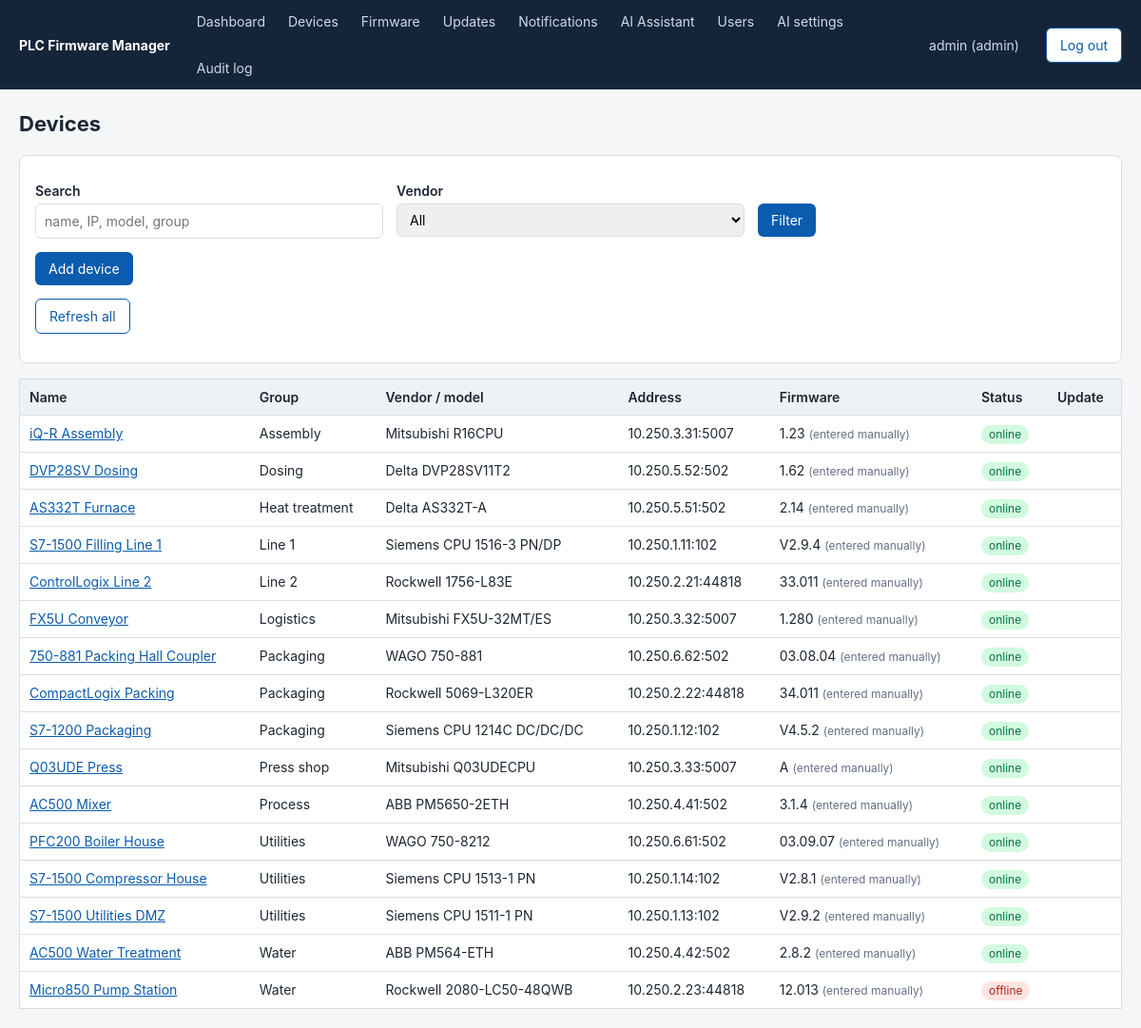
The app's page /devices (signed in) with its own data.
### app/models.py (models this page shows, shortened)
class User(Base):
    __tablename__ = "users"
    id: Mapped[int] = mapped_column(primary_key=True)
    username: Mapped[str] = mapped_column(String(64), unique=True)
    password_hash: Mapped[str] = mapped_column(String(128))
    role: Mapped[str] = mapped_column(String(16), default="viewer")
    active: Mapped[bool] = mapped_column(Boolean, default=True)
    created_at: Mapped[datetime] = mapped_column(DateTime, default=utcnow)

class Device(Base):
    __tablename__ = "devices"
    __table_args__ = (UniqueConstraint("ip_address", "port", name="uq_device_endpoint"),)
    id: Mapped[int] = mapped_column(primary_key=True)
    name: Mapped[str] = mapped_column(String(100))
    vendor: Mapped[str] = mapped_column(String(32))
    model: Mapped[str] = mapped_column(String(100), default="")
    driver: Mapped[str] = mapped_column(String(32))
    ip_address: Mapped[str] = mapped_column(String(45))
    port: Mapped[int] = mapped_column(Integer)
    group_name: Mapped[str] = mapped_column(String(100), default="")
    location: Mapped[str] = mapped_column(String(200), default="")
    notes: Mapped[str] = mapped_column(Text, default="")
    firmware_version: Mapped[str] = mapped_column(String(64), default="")
    hardware_revision: Mapped[str] = mapped_column(String(64), default="")
    serial_number: Mapped[str] = mapped_column(String(64), default="")
    status: Mapped[str] = mapped_column(String(16), default="unknown")  # online/offline/unknown
    version_source: Mapped[str] = mapped_column(String(16), default="manual")  # manual/device
    last_seen: Mapped[datetime | None] = mapped_column(DateTime, nullable=True)
    credentials_enc: Mapped[str | None] = mapped_column(Text, nullable=True)
    created_at: Mapped[datetime] = mapped_column(DateTime, default=utcnow)
    jobs: Mapped[list["UpdateJob"]] = relationship(back_populates="device", cascade="all, delete-orphan")
    notifications: Mapped[list["Notification"]] = relationship(
        back_populates="device", cascade="all, delete-orphan")
    diagnostics: Mapped[list["DiagSnapshot"]] = relationship(
        back_populates="device", cascade="all, delete-orphan")

### app/routers/devices.py (the view)
@router.get("")
def list_devices(request: Request, q: str = "", vendor: str = "", user: User = Depends(current_user),
                 db: Session = Depends(get_db)):
    devices = db.scalars(select(Device).order_by(Device.group_name, Device.name)).all()
    if vendor:
        devices = [d for d in devices if d.vendor == vendor]
    if q:
        ql = q.lower()
        devices = [d for d in devices if ql in f"{d.name} {d.ip_address} {d.model} {d.group_name}".lower()]
    updates = {d.id: catalog.available_updates(db, d) for d in devices}
    return render(request, "devices.html", user, db, devices=devices, updates=updates, q=q,
                  vendor=vendor, vendors=VENDORS)

### app/templates/devices.html (shortened to what this page needs)
{% extends "base.html" %}
{% block content %}
<h1>Devices</h1>
<div class="card">
  <form method="get" action="/devices" class="row">
    <div><label for="q">Search</label><input type="text" id="q" name="q" value="{{ q }}" placeholder="name, IP, model, group"></div>
    <div><label for="vendor">Vendor</label>
      <select id="vendor" name="vendor"><option value="">All</option>
      </select></div>
    <div><label>&nbsp;</label><button type="submit">Filter</button></div>
  </form>
  <p>
    {% if user.has_role('engineer') %}
    <a class="btn" href="/devices/new">Add device</a>
    <form class="inline" method="post" action="/devices/refresh-all">
      <button class="secondary" type="submit">Refresh all</button>
    </form>
    {% endif %}
  </p>
</div>
<table>
  <tr><th>Name</th><th>Group</th><th>Vendor / model</th><th>Address</th><th>Firmware</th><th>Status</th><th>Update</th></tr>
  {% for d in devices %}
  <tr>
    <td><a href="/devices/{{ d.id }}">{{ d.name }}</a></td>
    <td>{{ d.group_name }}</td>
    <td>{{ d.vendor }} {{ d.model }}</td>
    <td>{{ d.ip_address }}:{{ d.port }}</td>
    <td>{{ d.firmware_version or '?' }}
      <span class="muted small">({{ 'read from device' if d.version_source == 'device' else 'entered manually' }})</span></td>
    <td><span class="badge {{ d.status }}">{{ d.status }}</span></td>
    <td>{% if updates[d.id] %}<span class="badge medium">{{ updates[d.id][0].version }} available</span>{% endif %}</td>
  </tr>
  {% else %}
  <tr><td colspan="7" class="muted">No devices yet.</td></tr>
  {% endfor %}
</table>
{% endblock %}

### app/templates/base.html (shortened to what this page needs)
<!doctype html>
<html lang="en">
<head>
  <link rel="stylesheet" href="/static/style.css">
</head>
<body>
{% if user %}
<header>
  <span class="brand">PLC Firmware Manager</span>
  <nav>
    <a href="/">Dashboard</a>
    <a href="/devices">Devices</a>
    <a href="/firmware">Firmware</a>
    <a href="/updates">Updates</a>
    <a href="/notifications">Notifications{% if unread %} ({{ unread }}){% endif %}</a>
    <a href="/assistant">AI Assistant</a>
    {% if user.has_role('admin') %}<a href="/users">Users</a><a href="/ai-settings">AI settings</a><a href="/audit">Audit log</a>{% endif %}
  </nav>
  <a href="/account">{{ user.username }} ({{ user.role }})</a>
  <form method="post" action="/logout">
    <button class="secondary" type="submit">Log out</button>
  </form>
</header>
{% endif %}
<main>
  {% block content %}{% endblock %}
</main>
</body>
</html>

### app/static/style.css (style rules this page uses)
:root { --bg:#f4f6f8; --fg:#1d2733; --card:#fff; --line:#d8dee4; --accent:#0b5cad; --bad:#b42318; --warn:#b54708; --ok:#067647; }
* { box-sizing: border-box; }
body { margin:0; font:14px/1.5 -apple-system,Segoe UI,Roboto,sans-serif; background:var(--bg); color:var(--fg); }
header { background:#14253a; color:#fff; display:flex; align-items:center; gap:18px; padding:0 20px; flex-wrap:wrap; }
header .brand { font-weight:700; padding:12px 0; }
header nav { display:flex; gap:4px; flex:1; flex-wrap:wrap; }
header a { color:#cfd9e6; text-decoration:none; padding:12px 10px; }
header form { margin:0; display:inline; }
main { max-width:1200px; margin:20px auto; padding:0 20px; }
h1 { font-size:22px; margin:0 0 16px; }
.card { background:var(--card); border:1px solid var(--line); border-radius:8px; padding:16px; margin-bottom:16px; }
table { width:100%; border-collapse:collapse; background:var(--card); border:1px solid var(--line); border-radius:8px; }
th, td { text-align:left; padding:8px 10px; border-bottom:1px solid var(--line); vertical-align:top; }
th { background:#eef2f6; font-weight:600; }
a { color:var(--accent); }
.badge { display:inline-block; padding:1px 8px; border-radius:10px; font-size:12px; background:#e4e7ec; }
.badge.high, .badge.failed, .badge.offline, .badge.rejected { background:#fee4e2; color:var(--bad); }
.badge.low, .badge.online, .badge.completed, .badge.approved { background:#d1fadf; color:var(--ok); }
label { display:block; font-weight:600; margin:10px 0 3px; }
input[type=text], input[type=password], input[type=number], input[type=url], select, textarea, input[type=file] { width:100%; padding:7px 9px; border:1px solid var(--line); border-radius:6px; font:inherit; }
.row { display:grid; grid-template-columns:repeat(auto-fit,minmax(220px,1fr)); gap:0 14px; }
button, .btn { background:var(--accent); color:#fff; border:0; border-radius:6px; padding:7px 14px; font:inherit; cursor:pointer; text-decoration:none; display:inline-block; }
button.secondary, .btn.secondary { background:#fff; color:var(--accent); border:1px solid var(--accent); }
.inline { display:inline; margin:0; }
.muted { color:#667085; }
.small { font-size:12px; }

### records on screen
User: username "admin", role "admin"
Device: name "iQ-R Assembly", group_name "Assembly", vendor "Mitsubishi", model "R16CPU", ip_address "10.250.3.31", port "5007", firmware_version "1.23", version_source "entered manually", status "online"
Device: name "DVP28SV Dosing", group_name "Dosing", vendor "Delta", model "DVP28SV11T2", ip_address "10.250.5.52", port "502", firmware_version "1.62", version_source "entered manually", status "online"
Device: name "AS332T Furnace", group_name "Heat treatment", vendor "Delta", model "AS332T-A", ip_address "10.250.5.51", port "502", firmware_version "2.14", version_source "entered manually", status "online"
Device: name "S7-1500 Filling Line 1", group_name "Line 1", vendor "Siemens", model "CPU 1516-3 PN/DP", ip_address "10.250.1.11", port "102", firmware_version "V2.9.4", version_source "entered manually", status "online"
Device: name "ControlLogix Line 2", group_name "Line 2", vendor "Rockwell", model "1756-L83E", ip_address "10.250.2.21", port "44818", firmware_version "33.011", version_source "entered manually", status "online"
Device: name "FX5U Conveyor", group_name "Logistics", vendor "Mitsubishi", model "FX5U-32MT/ES", ip_address "10.250.3.32", port "5007", firmware_version "1.280", version_source "entered manually", status "online"
Device: name "750-881 Packing Hall Coupler", group_name "Packaging", vendor "WAGO", model "750-881", ip_address "10.250.6.62", port "502", firmware_version "03.08.04", version_source "entered manually", status "online"
Device: name "CompactLogix Packing", group_name "Packaging", vendor "Rockwell", model "5069-L320ER", ip_address "10.250.2.22", port "44818", firmware_version "34.011", version_source "entered manually", status "online"
Device: name "S7-1200 Packaging", group_name "Packaging", vendor "Siemens", model "CPU 1214C DC/DC/DC", ip_address "10.250.1.12", port "102", firmware_version "V4.5.2", version_source "entered manually", status "online"
Device: name "Q03UDE Press", group_name "Press shop", vendor "Mitsubishi", model "Q03UDECPU", ip_address "10.250.3.33", port "5007", firmware_version "A", version_source "entered manually", status "online"
Device: name "AC500 Mixer", group_name "Process", vendor "ABB", model "PM5650-2ETH", ip_address "10.250.4.41", port "502", firmware_version "3.1.4", version_source "entered manually", status "online"
Device: name "PFC200 Boiler House", group_name "Utilities", vendor "WAGO", model "750-8212", ip_address "10.250.6.61", port "502", firmware_version "03.09.07", version_source "entered manually", status "online"
Device: name "S7-1500 Compressor House", group_name "Utilities", vendor "Siemens", model "CPU 1513-1 PN", ip_address "10.250.1.14", port "102", firmware_version "V2.8.1", version_source "entered manually", status "online"
Device: name "S7-1500 Utilities DMZ", group_name "Utilities", vendor "Siemens", model "CPU 1511-1 PN", ip_address "10.250.1.13", port "102", firmware_version "V2.9.2", version_source "entered manually", status "online"
Device: name "AC500 Water Treatment", group_name "Water", vendor "ABB", model "PM564-ETH", ip_address "10.250.4.42", port "502", firmware_version "2.8.2", version_source "entered manually", status "online"
Device: name "Micro850 Pump Station", group_name "Water", vendor "Rockwell", model "2080-LC50-48QWB", ip_address "10.250.2.23", port "44818", firmware_version "12.013", version_source "entered manually", status "offline"
